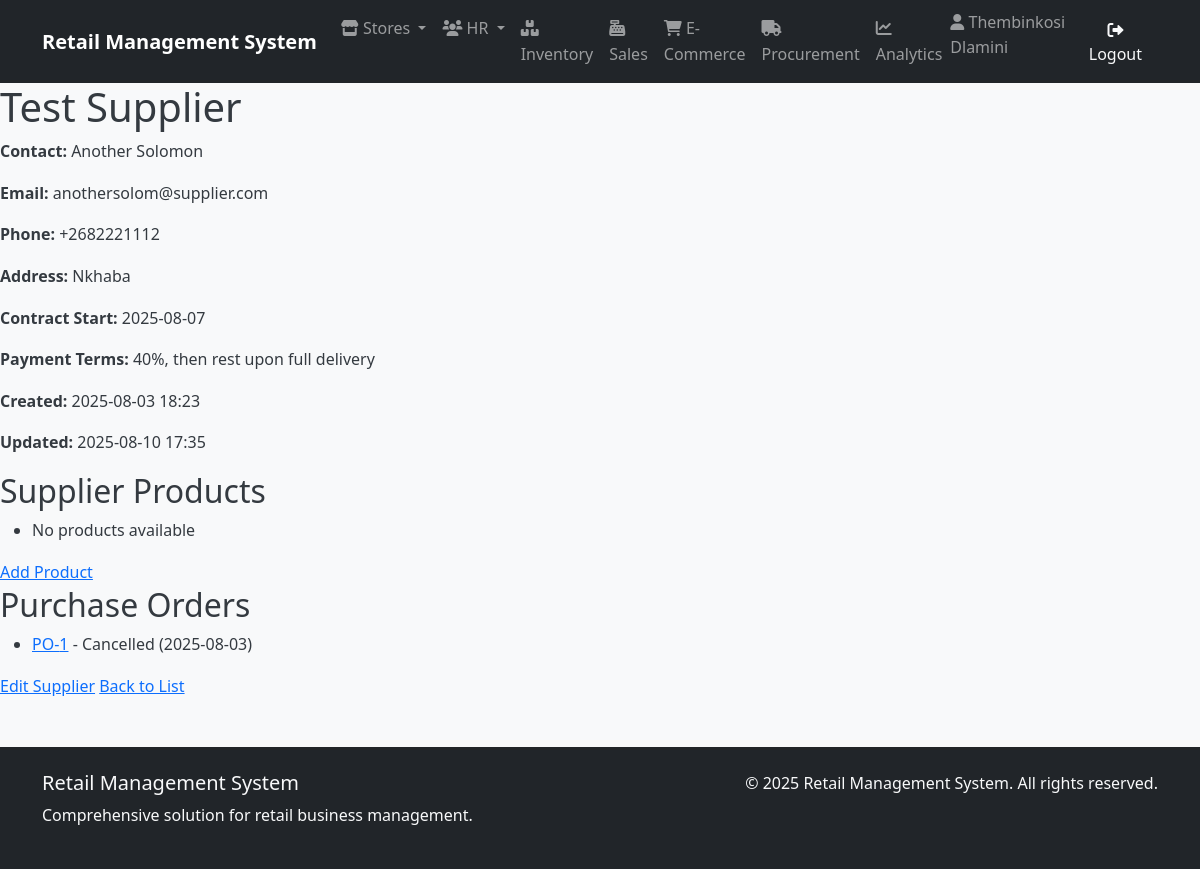
/procurement/suppliers/1/ (signed in), run on the app's committed database.
### human_resources/models.py (models this page shows, shortened)
class Employee(AbstractUser):
    employee_id = models.AutoField(primary_key=True)
    first_name = models.CharField(_("first name"), max_length=50, blank=False)
    last_name = models.CharField(_("last name"), max_length=50, blank=False)
    email = models.EmailField(_("email address"), unique=True)  # Uncommented and made unique
    phone = models.CharField(_("phone number"), max_length=20, blank=True, null=True)
    hire_date = models.DateField(_("hire date"), blank=True, null=True)
    position = models.CharField(_("position"), max_length=50, blank=True)
    salary = models.DecimalField(
        _("salary"),
        max_digits=10,
        decimal_places=2,
        blank=True,
        null=True
    )
    department = models.ForeignKey(
        'store_management.Department',
        on_delete=models.SET_NULL,
        null=True,
        blank=True,
        related_name='employees',
        verbose_name=_("department")
    )
    username = models.CharField(
        max_length=150,
        unique=True,
        verbose_name='username'
    )
    store = models.ForeignKey(
        'store_management.Store',
        on_delete=models.SET_NULL,
        null=True,       # Add this
        blank=True,      # Add this
        verbose_name='Assigned Store'
    )
    manager = models.ForeignKey(
        'self',
        on_delete=models.SET_NULL,
        null=True,
        blank=True,
        related_name='subordinates',
        verbose_name=_("manager")
    )
    created_at = models.DateTimeField(auto_now_add=True)
    updated_at = models.DateTimeField(auto_now=True)
    class Meta:
        db_table = 'human_resources_employee'
        verbose_name = _("employee")
        verbose_name_plural = _("employees")
        ordering = ['last_name', 'first_name']
        permissions = [
            ("view_store_dashboard", "Can view store management dashboard"),
            ("manage_store_settings", "Can modify store configuration and settings"),
            ("manage_departments", "Can create/edit/delete store departments"),
            ("access_inventory", "Can access inventory management system"),
            ("view_inventory", "Can view inventory items and stock levels"),
            ("edit_inventory", "Can modify inventory items and quantities"),
            ("manage_inventory_categories", "Can organize inventory categories"),
            ("perform_inventory_audit", "Can conduct physical inventory counts"),
            ("process_sales", "Can process in-store sales transactions"),
            ("void_sales", "Can void/completely cancel sales transactions"),
            ("manage_sales_promotions", "Can configure sales promotions/discounts"),
            ("view_sales_reports", "Can access sales performance reports"),
            ("create_purchase_orders", "Can generate new procurement orders"),
            ("approve_purchase_orders", "Can authorize procurement requests"),
            ("manage_suppliers", "Can maintain supplier/vendor records"),
            ("receive_stock", "Can process received shipments"),
            ("view_employee_directory", "Can access employee contact information"),
            ("manage_employee_records", "Can maintain HR records (excluding sensitive data)"),
            ("access_hr_reports", "Can view HR analytics and reports"),
            ("manage_recruitment", "Can handle hiring processes"),
            ("manage_online_listings", "Can maintain e-commerce product listings"),
            ("process_online_orders", "Can fulfill e-commerce purchases"),
            ("handle_customer_portals", "Can manage customer account portals"),
            ("view_web_analytics", "Can access e-commerce traffic/revenue reports"),
            ("generate_financial_reports", "Can create financial statements"),
            ("export_data_reports", "Can export datasets for external analysis"),
            ("access_executive_dashboards", "Can view strategic business dashboards"),
            ("schedule_automated_reports", "Can configure report automation"),
            ("override_inventory_checks", "Can bypass inventory validation rules"),
            ("access_audit_logs", "Can view system audit trails"),
            ("manage_api_integrations", "Can configure system integrations")
        ]

### procurement/models.py (models this page shows, shortened)
class Supplier(models.Model):
    name = models.CharField(max_length=100, verbose_name="Supplier Name")
    contact_person = models.CharField(max_length=100, blank=True, null=True)
    is_active = models.BooleanField(default=True, verbose_name="Active")
    email = models.EmailField(max_length=100, blank=True, null=True)
    phone = models.CharField(max_length=20, blank=True, null=True)
    address = models.CharField(max_length=200, blank=True, null=True)
    contract_start_date = models.DateField(blank=True, null=True)
    payment_terms = models.CharField(max_length=100, blank=True, null=True)
    created_at = models.DateTimeField(default=timezone.now)
    updated_at = models.DateTimeField(auto_now=True)

class PurchaseOrder(models.Model):
    ORDER_STATUS_CHOICES = [
        ('draft', 'Draft'),
        ('pending', 'Pending Approval'),
        ('approved', 'Approved'),
        ('shipped', 'Shipped'),
        ('received', 'Received'),
        ('cancelled', 'Cancelled'),
    ]
    supplier = models.ForeignKey(
        Supplier,
        on_delete=models.PROTECT,
        related_name='purchase_orders'
    )
    store = models.ForeignKey(
        'store_management.Store',  # Reference to Store model
        on_delete=models.PROTECT
    )
    order_date = models.DateField(default=timezone.now)
    expected_delivery_date = models.DateField(blank=True, null=True)
    status = models.CharField(
        max_length=20,
        choices=ORDER_STATUS_CHOICES,
        default='draft'
    )
    total_amount = models.DecimalField(
        max_digits=12,
        decimal_places=2,
        blank=True,
        null=True,
        validators=[MinValueValidator(0.01)]
    )
    created_by = models.ForeignKey(
        'human_resources.Employee',  # Reference to Employee model
        on_delete=models.SET_NULL,
        blank=True,
        null=True
    )
    created_at = models.DateTimeField(default=timezone.now)
    updated_at = models.DateTimeField(auto_now=True)

### procurement/views.py (the view)
# urls.py: path('suppliers/<int:pk>/', views.SupplierDetailView.as_view(), name='supplier_detail'),
class SupplierDetailView(LoginRequiredMixin, DetailView):
    model = Supplier
    template_name = 'procurement/supplier_detail.html'
    context_object_name = 'supplier'
    def get_context_data(self, **kwargs):
        context = super().get_context_data(**kwargs)
        context['products'] = self.object.supplier_products.all()
        context['orders'] = self.object.purchase_orders.all()
        return context

### procurement/templates/procurement/supplier_detail.html
{% extends "base.html" %}
{% block content %}
<h1>{{ supplier.name }}</h1>
<p><strong>Contact:</strong> {{ supplier.contact_person|default:"-" }}</p>
<p><strong>Email:</strong> {{ supplier.email|default:"-" }}</p>
<p><strong>Phone:</strong> {{ supplier.phone|default:"-" }}</p>
<p><strong>Address:</strong> {{ supplier.address|default:"-" }}</p>
<p><strong>Contract Start:</strong> {{ supplier.contract_start_date|date:"Y-m-d"|default:"-" }}</p>
<p><strong>Payment Terms:</strong> {{ supplier.payment_terms|default:"-" }}</p>
<p><strong>Created:</strong> {{ supplier.created_at|date:"Y-m-d H:i" }}</p>
<p><strong>Updated:</strong> {{ supplier.updated_at|date:"Y-m-d H:i" }}</p>
<h2>Supplier Products</h2>
<ul>
    {% for product in products %}
    <li>
        {{ product.product.name }} - ${{ product.supply_price }}
        (MOQ: {{ product.minimum_order_quantity }})
        <a href="{% url 'procurement:supplierproduct_update' product.pk %}">Edit</a>
        <a href="{% url 'procurement:supplierproduct_delete' product.pk %}">Delete</a>
    </li>
    {% empty %}
    <li>No products available</li>
    {% endfor %}
</ul>
<a href="{% url 'procurement:supplierproduct_create' supplier.pk %}">Add Product</a>
<h2>Purchase Orders</h2>
<ul>
    {% for order in orders %}
    <li>
        <a href="{% url 'procurement:purchaseorder_detail' order.pk %}">PO-{{ order.id }}</a>
        - {{ order.get_status_display }} ({{ order.order_date|date:"Y-m-d" }})
    </li>
    {% empty %}
    <li>No purchase orders</li>
    {% endfor %}
</ul>
<div class="actions">
    <a href="{% url 'procurement:supplier_update' supplier.pk %}">Edit Supplier</a>
    <a href="{% url 'procurement:supplier_list' %}">Back to List</a>
</div>
{% endblock %}

### templates/base.html (shortened to what this page needs)
{% load static %}
<!DOCTYPE html>
<html lang="en">
<head>
    <link href="https://cdn.jsdelivr.net/npm/bootstrap@5.1.3/dist/css/bootstrap.min.css" rel="stylesheet">
    <link rel="stylesheet" href="https://cdnjs.cloudflare.com/ajax/libs/font-awesome/6.0.0/css/all.min.css">
    <link rel="stylesheet" href="{% static 'css/main.css' %}">
</head>
<body>
    <nav class="navbar navbar-expand-lg navbar-dark bg-dark">
        <div class="container">
            <a class="navbar-brand" href="{% url 'dashboards:dashboard' %}">Retail Management System</a>
            <div class="collapse navbar-collapse" id="navbarNav">
                <ul class="navbar-nav me-auto">
                    <li class="nav-item dropdown">
                        <a class="nav-link dropdown-toggle" href="#" id="storeDropdown" role="button" data-bs-toggle="dropdown" aria-expanded="false">
                            <i class="fas fa-store"></i> Stores
                        </a>
                    </li>
                    <li class="nav-item dropdown">
                        <a class="nav-link dropdown-toggle" href="#" id="hrDropdown" role="button" data-bs-toggle="dropdown" aria-expanded="false">
                            <i class="fas fa-users"></i> HR
                        </a>
                    </li>
                    <li class="nav-item">
                        <a class="nav-link" href="{% url 'inventory:product_list' %}">
                            <i class="fas fa-boxes"></i> Inventory
                        </a>
                    </li>
                    <li class="nav-item">
                        <a class="nav-link" href="{% url 'sales:sale_list' %}">
                            <i class="fas fa-cash-register"></i> Sales
                        </a>
                    </li>
                    <li class="nav-item">
                        <a class="nav-link" href="{% url 'e_commerce:order_list' %}">
                            <i class="fas fa-shopping-cart"></i> E-Commerce
                        </a>
                    </li>
                    <li class="nav-item">
                        <a class="nav-link" href="{% url 'procurement:supplier_list' %}">
                            <i class="fas fa-truck"></i> Procurement
                        </a>
                    </li>
                    <li class="nav-item">
                        <a class="nav-link" href="{% url 'analytics:dashboard' %}">
                            <i class="fas fa-chart-line"></i> Analytics
                        </a>
                    </li>
                </ul>
                <ul class="navbar-nav">
                    {% if user.is_authenticated %}
                    <li class="nav-item">
                        <span class="navbar-text me-3">
                            <i class="fas fa-user"></i>
                            {% if user.first_name or user.last_name %}
                                {{ user.first_name }} {{ user.last_name }}
                            {% else %}
                                {{ user.username }}
                            {% endif %}
                        </span>
                    </li>
                    <li class="nav-item">
                        <a class="btn btn-outline-light" href="{% url 'logout' %}">
                            <i class="fas fa-sign-out-alt"></i> Logout
                        </a>
                    </li>
                    {% else %}
                    <li class="nav-item">
                        <a class="btn btn-outline-light" href="{% url 'login' %}">
                            <i class="fas fa-sign-in-alt"></i> Login
                        </a>
                    </li>
                    {% endif %}
                </ul>
            </div>
        </div>
    </nav>
    <main>
        {% block content %}
        {% endblock %}
    </main>
    <footer class="bg-dark text-light mt-5 py-4">
        <div class="container">
            <div class="row">
                <div class="col-md-6">
                    <h5>Retail Management System</h5>
                    <p>Comprehensive solution for retail business management.</p>
                </div>
                <div class="col-md-6 text-md-end">
                    <p>&copy; {% now "Y" %} Retail Management System. All rights reserved.</p>
                </div>
            </div>
        </div>
    </footer>
</body>
</html>

### static/css/main.css (style rules this page uses)
:root { --primary-color: #007bff; --secondary-color: #6c757d; --success-color: #28a745; --danger-color: #dc3545; --warning-color: #ffc107; --info-color: #17a2b8; --light-color: #f8f9fa; --dark-color: #343a40; --brand-primary: #2c3e50; --brand-secondary: #3498db; --brand-accent: #e74c3c; --white: #ffffff; --gray-100: #f8f9fa; --gray-200: #e9ecef; --gray-300: #dee2e6; --gray-400: #ced4da; --gray-500: #adb5bd; --gray-600: #6c757d; --gray-700: #495057; --gray-800: #343a40; --gray-900: #212529; --spacing-xs: 0.25rem; --spacing-sm: 0.5rem; --spacing-md: 1rem; --spacing-lg: 1.5rem; --spacing-xl: 3rem; --border-radius-sm: 0.25rem; --border-radius-md: 0.375rem; --border-radius-lg: 0.5rem; --border-radius-xl: 1rem; --shadow-sm: 0 1px 2px 0 rgba(0, 0, 0, 0.05); --shadow-md: 0 4px 6px -1px rgba(0, 0, 0, 0.1), 0 2px 4px -1px rgba(0, 0, 0, 0.06); --shadow-lg: 0 10px 15px -3px rgba(0, 0, 0, 0.1), 0 4px 6px -2px rgba(0, 0, 0, 0.05); --shadow-xl: 0 20px 25px -5px rgba(0, 0, 0, 0.1), 0 10px 10px -5px rgba(0, 0, 0, 0.04); --transition-fast: 0.15s ease-in-out; --transition-normal: 0.3s ease-in-out; --transition-slow: 0.5s ease-in-out; }
body { font-family: 'Segoe UI', Tahoma, Geneva, Verdana, sans-serif; line-height: 1.6; color: var(--gray-800); background-color: var(--gray-100); }
.navbar-brand { font-weight: 700; font-size: 1.25rem; }
.navbar-nav .nav-link { font-weight: 500; transition: color var(--transition-fast); }
.navbar-text { font-weight: 500; }
.btn { font-weight: 500; border-radius: var(--border-radius-md); transition: all var(--transition-fast); border: none; padding: 0.5rem 1rem; }
.fade-in { animation: fadeIn var(--transition-slow) ease-in; }

### data on the page
Employee: first_name "Thembinkosi", last_name "Dlamini"
Supplier: name "Test Supplier", contact_person "Another Solomon", email "anothersolom@supplier.com", phone "+2682221112", address "Nkhaba", contract_start_date "2025-08-07", payment_terms "40%, then rest upon full delivery", created_at "2025-08-03 18:23", updated_at "2025-08-10 17:35"
PurchaseOrder: id "1", status "Cancelled", order_date "2025-08-03"
